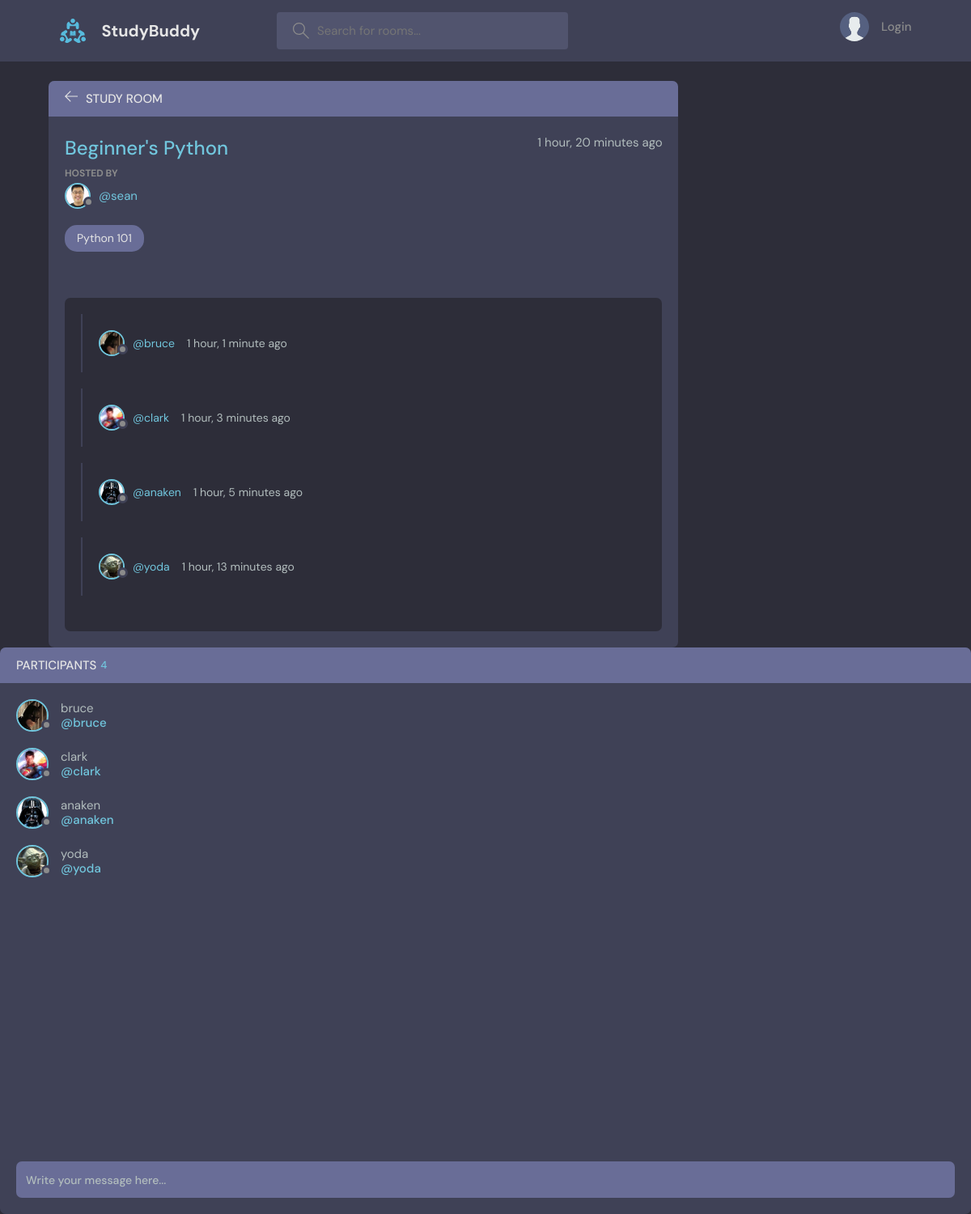
Page /room/3/ on the committed database.
### base/models.py (models this page shows, shortened)
class Room(models.Model):
    host = models.ForeignKey(User, on_delete=models.SET_NULL, null=True)
    topic = models.ForeignKey(Topic, on_delete=models.SET_NULL, null=True)
    name = models.CharField(max_length=200)
    description = models.TextField(null=True, blank=True) # null for db; blank for form display
    participants = models.ManyToManyField(User, related_name="participants", blank=True)
    updated = models.DateTimeField(auto_now=True) # takes timestamp snapshot everytine
    created = models.DateTimeField(auto_now_add=True) # only takes timestamp snapshot on creation
    class Meta:
        ordering = ["-updated", "-created"]

class User(AbstractUser):
    name=models.CharField(max_length=200, null=True)
    email=models.EmailField(unique=True, null=True)
    bio=models.TextField(null=True)
    avatar=models.ImageField(null=True, default="avatar.svg")
    USERNAME_FIELD = "email"
    REQUIRED_FIELDS = []

class Topic(models.Model):
    name = models.CharField(max_length=200)
    def __str__(self):
        return self.name

class Message(models.Model):
    user = models.ForeignKey(User, on_delete=models.CASCADE)
    room = models.ForeignKey(Room, on_delete=models.CASCADE)
    body = models.TextField()
    updated = models.DateTimeField(auto_now=True)
    created = models.DateTimeField(auto_now_add=True)
    class Meta:
        ordering = ["-updated", "-created"]

### base/views.py (the view, shortened to what this page needs)
# urls.py: path("room/<str:pk>/", views.room, name="room"),
def room(request, pk):
    room = Room.objects.get(id=pk)
    room_messages = room.message_set.all()
    participants = room.participants.all()
    context = {"room": room, "room_messages": room_messages, "participants":participants}
    return render(request, "base/room.html", context)

### base/templates/base/room.html (shortened to what this page needs)
{% extends "main.html" %}
{% block content %}
    <main class="profile-page layout layout--2">
      <div class="container">
        <div class="room">
          <div class="room__top">
            <div class="room__topLeft">
              <a href="{% url 'home' %}">
                <svg version="1.1" xmlns="http://www.w3.org/2000/svg" width="32" height="32" viewBox="0 0 32 32">
                  <title>arrow-left</title>
                  <path
                    d="M13.723 2.286l-13.723 13.714 13.719 13.714 1.616-1.611-10.96-10.96h27.625v-2.286h-27.625l10.965-10.965-1.616-1.607z"
                  ></path>
                </svg>
              </a>
              <h3>Study Room</h3>
            </div>
          </div>
          <div class="room__box scroll">
            <div class="room__header scroll">
              <div class="room__info">
                <h3>{{room.name}}</h3>
                <span>{{room.created|timesince}} ago</span>
              </div>
              <div class="room__hosted">
                <p>Hosted By</p>
                <a href="{% url 'user-profile' room.host.id %}" class="room__author">
                  <div class="avatar avatar--small">
                    <img src="{{room.host.avatar.url}}" />
                  </div>
                  <span>@{{room.host.username}}</span>
                </a>
              </div>
              <span class="room__topics">{{room.topic}}</span>
            </div>
            <div class="room__conversation">
              <div class="threads scroll">
                {% for message in room_messages %}
                <div class="thread">
                  <div class="thread__top">
                    <div class="thread__author">
                      <a href="{% url 'user-profile' message.user.id %}" class="thread__authorInfo">
                        <div class="avatar avatar--small">
                          <img src="{{message.user.avatar.url}}" />
                        </div>
                        <span>@{{message.user.username}}</span>
                      </a>
                      <span class="thread__date">{{message.created|timesince}} ago</span>
                    </div>
                  </div>
                </div>
                {% endfor %}
                </div>
              </div>
            </div>
          </div>
          <div class="room__message">
            <form action="" method="POST">
              <input name="body" placeholder="Write your message here..." />
            </form>
          </div>
        </div>
        <div class="participants">
          <h3 class="participants__top">Participants <span>{{participants.count}}</span></h3>
          <div class="participants__list scroll">
            {% for user in participants %}
            <a href="{% url 'user-profile' user.id %}" class="participant">
              <div class="avatar avatar--medium">
                <img src="{{user.avatar.url}}" />
              </div>
              <p>
                {{user.username}}
                <span>@{{user.username}}</span>
              </p>
            </a>
            {% endfor %}
          </div>
        </div>
    </main>
{% endblock content%}

### rows in the picture
Room: name "Beginner's Python", created "1 hour, 20 minutes", host.avatar (picture), host.username "sean", topic "Python 101"
Message: user.avatar (picture), user.username "bruce", created "1 hour, 1 minute"
Message: user.avatar (picture), user.username "clark", created "1 hour, 3 minutes"
Message: user.avatar (picture), user.username "anaken", created "1 hour, 5 minutes"
Message: user.avatar (picture), user.username "yoda", created "1 hour, 13 minutes"
User: avatar (picture), username "bruce"
User: avatar (picture), username "clark"
User: avatar (picture), username "anaken"
User: avatar (picture), username "yoda"

### other values in the picture
{{ participants.count }} "4"
